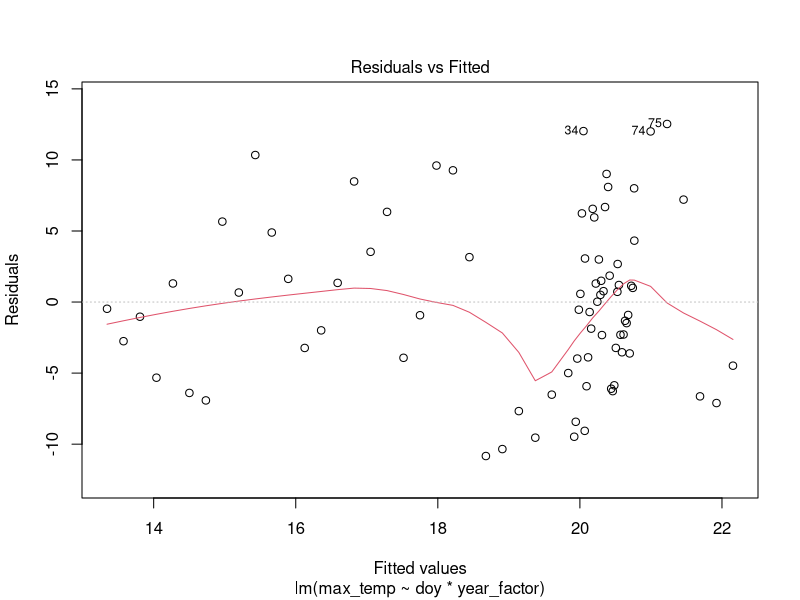
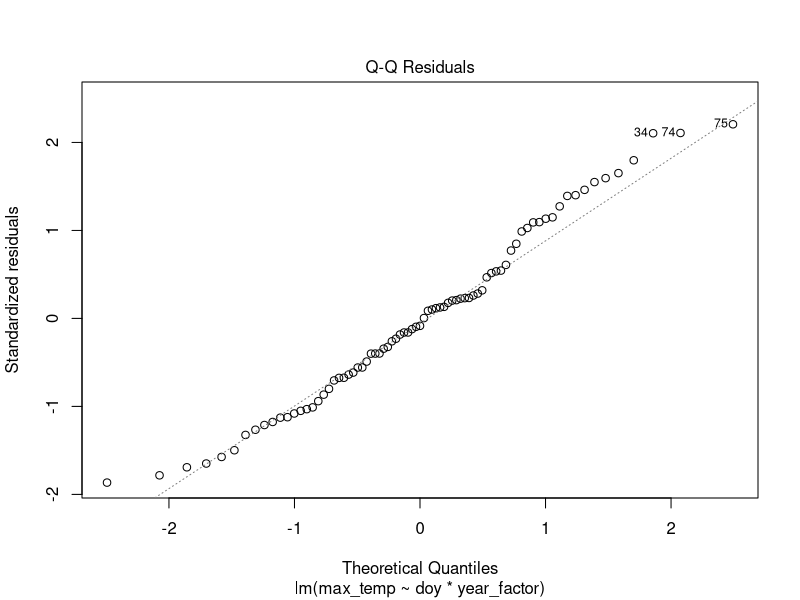
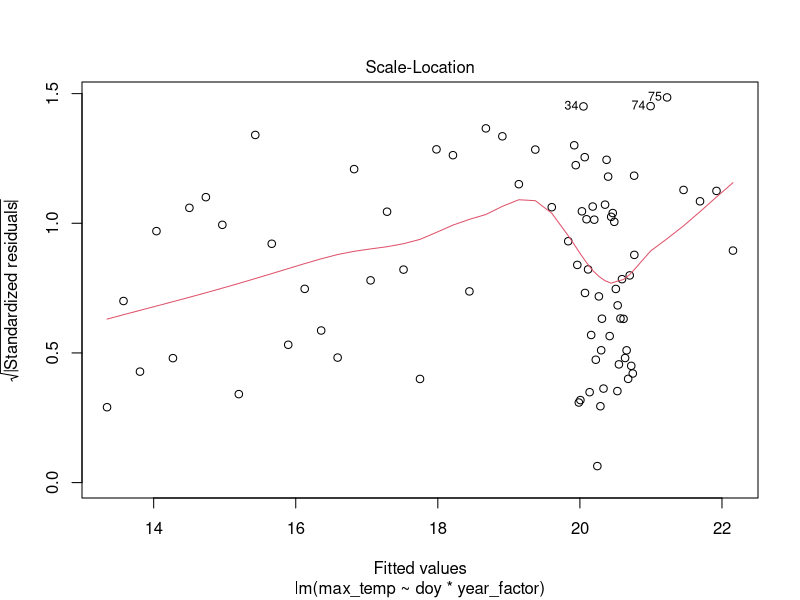
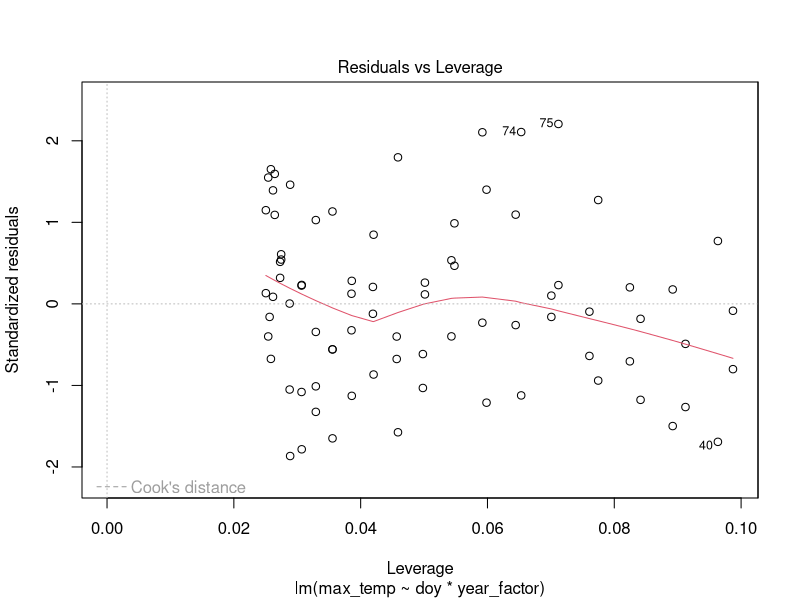
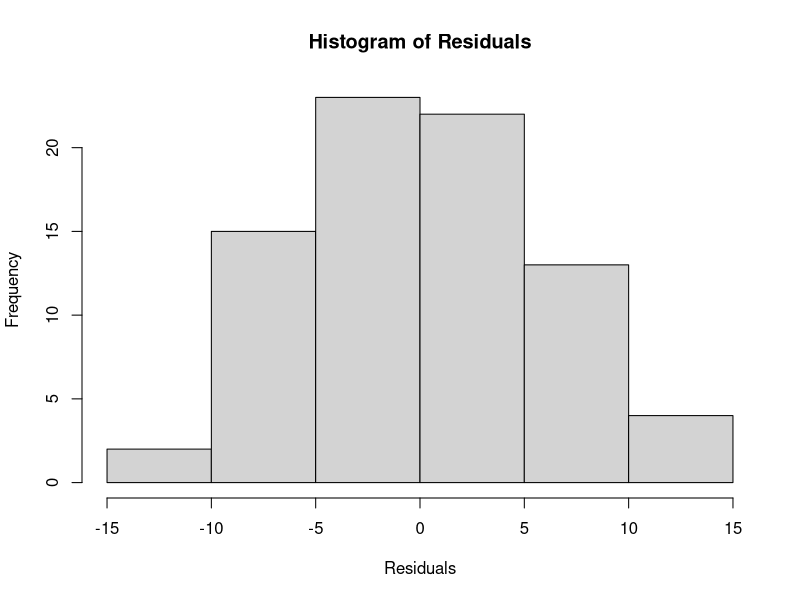

Write the R code that produced these figures, in order.
# RQ1 ANALYSIS
# FIGURE 2: WERE TEMPERATURES IN 2023 SIGNIFICANTLY HIGHER THAN 2024? 

# Load libraries----
library(ggplot2)
library(dplyr)
library(readxl)
library(tidyverse)



# LOAD DATA----
met_station_combined <- read_excel("datasets/climate_data/met_station_combined.xlsx")


# DATA PREPARATION----
# Filter data for 2023 and 2024
met_station_filtered <- met_station_combined %>%
  filter(year %in% c(2023, 2024))

# Calculate average temperature for each day of each year 
daily_avg_temp <- met_station_filtered %>%
  group_by(year, doy) %>%
  summarise(avg_temp = mean(air_temp, na.rm = TRUE))

# calculate max temp for each day of each year 
daily_max_temp <- met_station_filtered %>%
  group_by(year, doy) %>%
  summarise(max_temp = max(air_temp, na.rm = TRUE))

# DATA ANALYSIS 1.1----
# were temperature trends across summers of 2023 and 2024 significantly different?
daily_max_temp$year_factor <- factor(daily_max_temp$year)
model1 <- lm(max_temp ~ doy * year_factor, data = daily_max_temp)
summary(model1)

# 2023: actually relatively stable throughout the summer
# slope = -0.022 per day decrease in temp throughout season, essential flat/no trend
# p= 0.7888, not significant (but showing that temps remained high throughout the season)

# 2024: increasing summer temp trend at 0.232C per day-> significant p=0.0251
# evidence for gradual increasing trend in temps 

# significant interaction (p=0.0325)-> temp trend differs significantly between years


# DATA ANALYSIS 1.2----
# do average summer temps differ between 2023 and 2024, i.e. was 2023 significantly warmer?
# simple t-test 
t.test(max_temp ~ year_factor, data = daily_max_temp)

# 2023: mean max temp = 20.34C
# 2024: mean max temp = 17.75C
# difference of 2.59C but only marginally significant p=0.065 (not quite below 0.05 threshold)
# trending towards 2023 summer being warmer than 2024
# 2023 summer averaged 2.6°C warmer than 2024, though this difference was marginally non-significant (p = 0.065)
# CHECK ASSUMPTIONS----
# only required for 1.1

# Check normality of residuals
residuals <- model1$residuals
shapiro.test(residuals)
# NORMAL p=0.2094

# Check homogeneity of variances
library(car)
leveneTest(max_temp ~ year_factor, data = daily_max_temp)
# Welch test actually good to use here as variances are unequal - use welch test

plot(model1)# Residuals vs Fitted
hist(residuals,main = "Histogram of Residuals", xlab = "Residuals")
